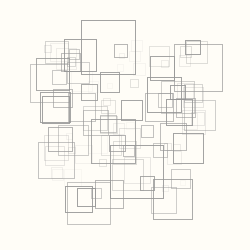
Frame 1 (no input)
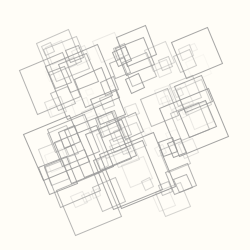
Frame 60 (the mouse pressed at the canvas centre just before this capture)
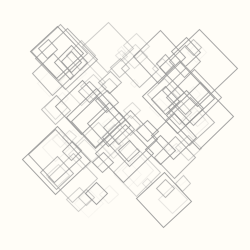
Frame 120 (the mouse held since frame 60 and released just before this capture)

The Processing sketch that drew these frames (run headless with seeded random() and noise(); from frame 60 on, the mouse is pressed at the canvas centre):

// Processing sketch: sketch_005
// ── sketch_005.pde
int repeat = 100;
int rd = 40; //max radius
float sz; 
float t; //transparency
Polynom[] polyNoms = new Polynom[repeat];

void setup() {
  size(250, 250);
  rectMode(CENTER);
  noFill();

  for (int i = 0; i < polyNoms.length; i++) {
    t = map(i, 0, repeat, 50, 200);
    sz = random(-rd, rd);
    sz = (sz > 0 && sz < 10) ? 10:sz;
    sz= (sz > -10 && sz <= 0)?-10:sz;
    polyNoms[i] = new Polynom(t, sz);
  }
}

void draw() {
  background(#fffdf7);
  for (int i = 0; i < polyNoms.length; i++) {
    polyNoms[i].display();
  }
}

void mouseClicked() {
  setup();
}

class Polynom {
  float sz, defsize;
  float t;
  float x= width/2 + 2*random(-rd, rd) ;
  float y= height/2 + 2*random(-rd, rd);
  float theta = 0;
  float incr = random(TWO_PI);
  //float incr = noise(frameCount/100)*random(PI);

  Polynom(float _t, float _sz) {
    t = _t;
    sz = _sz;
  }

  void display() {
    translate(x, y);
    rotate(theta);
    //sz = sz+sin(theta)*20;
    defsize = sz+(sin(incr)*.5*sz);
    t = map(defsize, 0.5*sz, 1.5*sz, 15, 225);
    stroke(150, t);
    //ellipse(0, 0, defsize, defsize);
    rect(0, 0, defsize, defsize);
    resetMatrix();

    theta += .02;
    incr += .04;
  }
}
